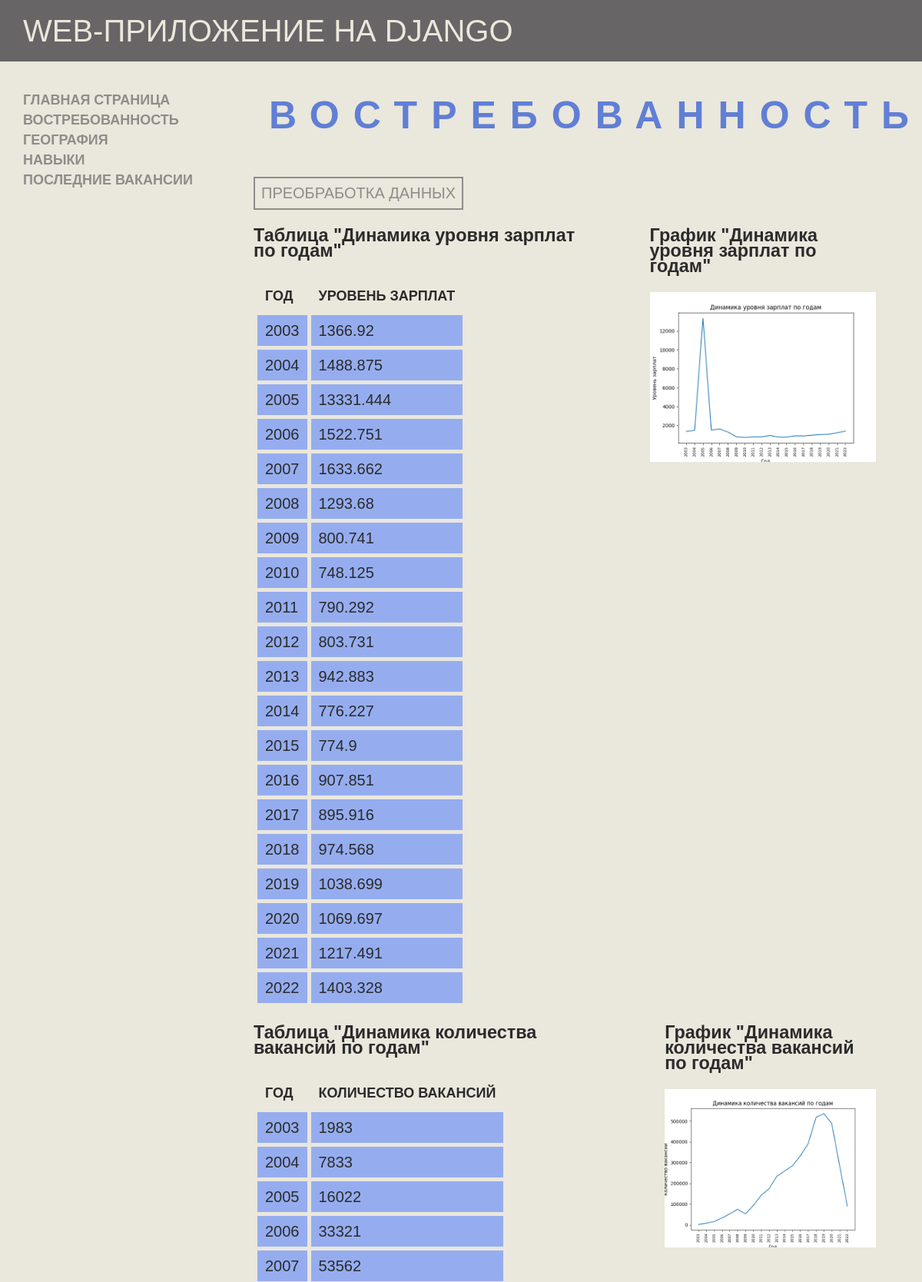
Screenshot of /programmer/demand/ (upper part) with the database file from the repository.
### php_programmer/models.py (models this page shows)
class Demand_year_salary(models.Model):
    year = models.CharField(verbose_name='Год', max_length=4, blank=False)
    salary = models.FloatField(verbose_name='Зарплата', blank=False)
    class Meta:
        verbose_name = 'Динамика уровня зарплат по годам'
        verbose_name_plural = 'Динамика уровня зарплат по годам'

class Demand_year_vacancy(models.Model):
    year = models.CharField(verbose_name='Год', max_length=4, blank=False)
    number_of_vacancies = models.IntegerField(verbose_name='Количество вакансий', blank=False)
    class Meta:
        verbose_name = 'Динамика количества вакансий по годам'
        verbose_name_plural = 'Динамика количества вакансий по годам'

### php_programmer/views.py (the view, shortened to what this page needs)
# urls.py: path('demand/', views.DemandView.as_view(), name='demand'),
class DemandView(View):
    def get(self, request: WSGIRequest):
        context = {}
        demands = [[Demand_year_salary.objects.all(), 'Динамика уровня зарплат по годам', 'Год', 'Уровень зарплат', 'demand_year_salary'],
                   [Demand_year_vacancy.objects.all(), 'Динамика количества вакансий по годам', 'Год', 'Количество вакансий', 'demand_year_vacancy'],
                   [Demand_PHP_year_salary.objects.all(), 'Динамика уровня зарплат по годам для выбранной профессии', 'Год', 'Уровень зарплат', 'demand_PHP_year_salary'],
                   [Demand_PHP_year_vacancy.objects.all(), 'Динамика количества вакансий по годам для выбранной профессии', 'Год', 'Количество вакансий', 'demand_PHP_year_vacancy'],
                   ]
        for demand in demands:
            fig, ax = plt.subplots()
            x = []
            y = []
            for d in demand[0]:
                x.append(d.year)
                try:
                    y.append(d.salary)
                except:
                    y.append(d.number_of_vacancies)
            plt.title(demand[1])
            plt.xlabel(demand[2])
            plt.ylabel(demand[3])
            ax.set_xticklabels(x, fontsize=8, color='black', rotation=90)
            plt.plot(x, y)
            fig.savefig('php_programmer/static/images/{img_name}.png'.format(img_name=demand[4]))
            demand[4] = f"images/{demand[4]}.png"
        context['demands'] = demands
        return render(request, 'php_programmer/demand.html', context)

### php_programmer/templates/php_programmer/demand.html (shortened to what this page needs)
<!DOCTYPE html>
{% load static %}
<html lang="en">
<head>
    <link rel="stylesheet" href="{% static 'css/normalize.css'%}" type="text/css">
    <link rel="stylesheet" href="{% static 'css/style.css'%}" type="text/css">
</head>
<body>
    <header class="header header_museum">
        <span class="header_title">WEB-приложение на Django</span>
        <ul class="left-list list list-reset">
            <li class="list_item"><a href="/programmer/">Главная страница</a></li>
            <li class="list_item"><a href="../demand/">Востребованность</a></li>
            <li class="list_item"><a href="../geography/">География</a></li>
            <li class="list_item"><a href="../skills/">Навыки</a></li>
            <li class="list_item"><a href="../latest_vacancies/">Последние вакансии</a></li>
        </ul>
    </header>
    <main class="main">
        <section id="dynamics" class="dynamics">
            <div class="container dynamics_container">
                <h2 class="title table_title">Востребованность</h2>
                <form action=" " method="post" class="" enctype="multipart/form-data">
                    <button type="submit" value="1" name="data_analysis" class="btn btn_pink">Преобработка данных</button>
                </form>
                {% for demand in demands %}
                <div class="dynamics_content" style="display: flex;">
                    <div class="dynamics_left" style="margin-right: 80px;">
                        <h3>Таблица "{{ demand.1 }}"</h3>
                        <table class="dynamics__table">
                            <tr class="dynamics__table_tr">
                                <th class="dynamics__table_th">{{ demand.2 }}</th>
                                <th class="dynamics__table_th">{{ demand.3 }}</th>
                            </tr>
                            {% for d in demand.0 %}
                            <tr class="dynamics__table_tr">
                                <td class="dynamics__table_td">{{ d.year }}</td>
                                <td class="dynamics__table_td">{{ d.salary }}{{ d.number_of_vacancies }}</td>
                            </tr>
                            {% endfor %}
                        </table>
                    </div>
                    <div class="dynamics_graph">
                        <h3>График "{{ demand.1 }}"</h3>
                        <img src='{% static demand.4 %}' alt="нет графика">
                    </div>
                </div>
                {% endfor %}
            </div>
        </section>
    </main>
</body>
</html>

### php_programmer/static/css/style.css (style rules this page uses)
html { box-sizing: border-box; }
*, *::before, *::after { box-sizing: inherit; }
img { max-width: 100%; }
a { color: inherit; text-decoration: none; }
:root { --color-light: #EAE7DC; --color-dark: #2b2b2c ; --color-blue: #607fd5; --color-blue-light: #95adef; --color-grey: #8E8D8A; --color-grey-light: #c6c6c6; --color-grey-dark: #676566; }
body { font-family: sans-serif; position: relative; background-color: var(--color-light); color: var(--color-dark); font-size: 20px; line-height: 20px; }
.main { background-color: var(--color-light); margin-left: 270px; padding: 120px 60px; position: relative; min-height: 800px; }
.header { position: fixed; top: 0; display: flex; z-index: 100; padding: 30px; width: 100%; background-color: var(--color-grey-dark); }
.header_title { color: var(--color-light); text-transform: uppercase; padding-right: 140px; font-size: 40px; }
.list-reset { padding: 0; margin: 0; list-style: none; }
.list { text-transform: uppercase; color: var(--color-grey); font-size: 18px; font-weight: 600; }
.list_item { margin-bottom: 6px; transition: color .3s ease-in-out; }
.left-list { top: 120px; position: fixed; }
.btn { border: none; padding: 0; background-color: transparent; cursor: pointer; }
.btn_pink { text-transform: uppercase; padding: 8px; color: var(--color-grey); border: 2px solid var(--color-grey); transition: background-color .3s ease-in-out, color .3s ease-in-out, border .3s ease-in-out; }
.title { text-align: center; letter-spacing: 18px; margin: 0; padding: 20px; margin-bottom: 50px; font-size: 50px; text-transform: uppercase; color: var(--color-blue); }
.dynamics_content { display: flex; }
.dynamics__table { background-color: var(--color-light); text-align: left; border-collapse: separate; border-spacing: 5px; }
.dynamics__table_th { font-size: 18px; padding: 10px; text-transform: uppercase; }
.dynamics__table_td { background-color: var(--color-blue-light); padding: 10px; }
.dynamics_graph { width: 45%; }

### rows the page displays
Demand_year_salary: year "2003", salary "1366.92"
Demand_year_salary: year "2004", salary "1488.875"
Demand_year_salary: year "2005", salary "13331.444"
Demand_year_salary: year "2006", salary "1522.751"
Demand_year_salary: year "2007", salary "1633.662"
Demand_year_salary: year "2008", salary "1293.68"
Demand_year_salary: year "2009", salary "800.741"
Demand_year_salary: year "2010", salary "748.125"
Demand_year_salary: year "2011", salary "790.292"
Demand_year_salary: year "2012", salary "803.731"
Demand_year_salary: year "2013", salary "942.883"
Demand_year_salary: year "2014", salary "776.227"
Demand_year_salary: year "2015", salary "774.9"
Demand_year_salary: year "2016", salary "907.851"
Demand_year_salary: year "2017", salary "895.916"
Demand_year_salary: year "2018", salary "974.568"
Demand_year_salary: year "2019", salary "1038.699"
Demand_year_salary: year "2020", salary "1069.697"
Demand_year_salary: year "2021", salary "1217.491"
Demand_year_salary: year "2022", salary "1403.328"
Demand_year_vacancy: year "2003", number_of_vacancies "1983"
Demand_year_vacancy: year "2004", number_of_vacancies "7833"
Demand_year_vacancy: year "2005", number_of_vacancies "16022"
Demand_year_vacancy: year "2006", number_of_vacancies "33321"
Demand_year_vacancy: year "2007", number_of_vacancies "53562"

### other values shown
{{ demand.1 }} "Динамика уровня зарплат по годам" "Динамика количества вакансий по годам"
{{ demand.2 }} "ГОД" "ГОД"
{{ demand.3 }} "УРОВЕНЬ ЗАРПЛАТ" "КОЛИЧЕСТВО ВАКАНСИЙ"
